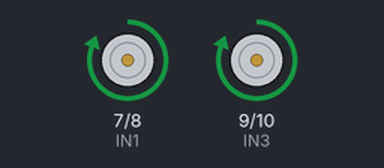
The sketch below on a simulated Arduino Uno, built with avr-gcc and run on an emulated ATmega328P. On the bench: motor-driver pin pairs drawn as motors (green arrow = first pin HIGH = forward, orange = second pin HIGH = backward, longer = more drive).

Above: at 1.0 s.
At 3.0 s:
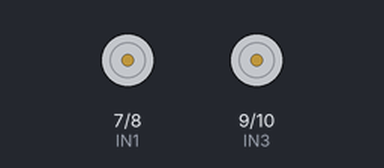
Timing chart, 0 to 5.2 s (numbered marks = the images above):
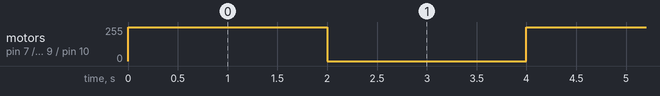

The sketch:

motorTestallforward.ino
```cpp
// Right Motor
int IN1 = 7;
int IN2 = 8;

// Left Motor
int IN3 = 9;
int IN4 = 10;

void setup() {
  // Set all pins to sends signals out
  pinMode(IN1, OUTPUT);
  pinMode(IN2, OUTPUT);
  pinMode(IN3, OUTPUT);
  pinMode(IN4, OUTPUT);
}

void loop() {
  // --- TEST START: Spin Motors ---

  // Right Motor Forward
  digitalWrite(IN1, HIGH);
  digitalWrite(IN2, LOW);

  // Left Motor Forward
  digitalWrite(IN3, HIGH);
  digitalWrite(IN4, LOW);

  delay(2000); // Wait 2 seconds

  // --- TEST STOP: Stop Motors ---

  digitalWrite(IN1, LOW);
  digitalWrite(IN2, LOW);
  digitalWrite(IN3, LOW);
  digitalWrite(IN4, LOW);

  delay(2000); // Wait 2 seconds
}
```

Measured:
- by itself, motor on pin 7 (IN1) / pin 8 (IN2), motor on pin 9 (IN3) / pin 10 (IN4): alternates forward 255/255 for 2.0 s and stopped for 2.0 s
